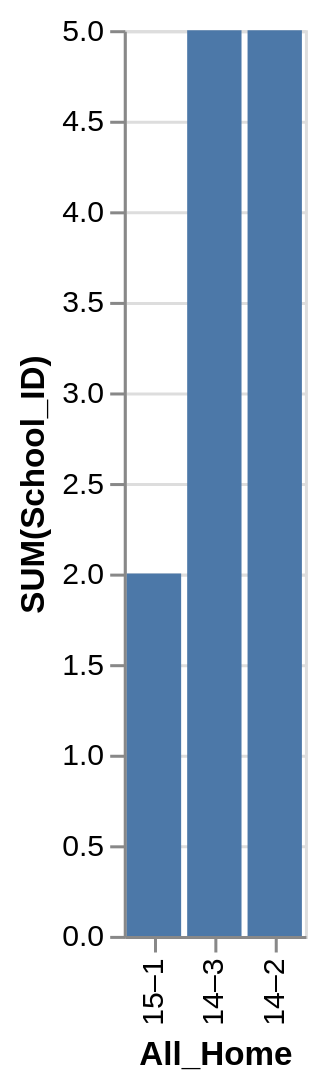

The Vega-Lite source for this figure:
### Vega-Lite specification from a JSON file in a GitHub repository (floating-point values rounded to 4 significant figures)
{"data": {"values": [{"x_data": "15–1", "y_data": 2}, {"x_data": "14–3", "y_data": 5}, {"x_data": "14–2", "y_data": 5}]}, "mark": "bar", "encoding": {"x": {"field": "x_data", "type": "nominal", "title": "All_Home", "sort": "descending"}, "y": {"field": "y_data", "type": "quantitative", "title": "SUM(School_ID)"}}}
